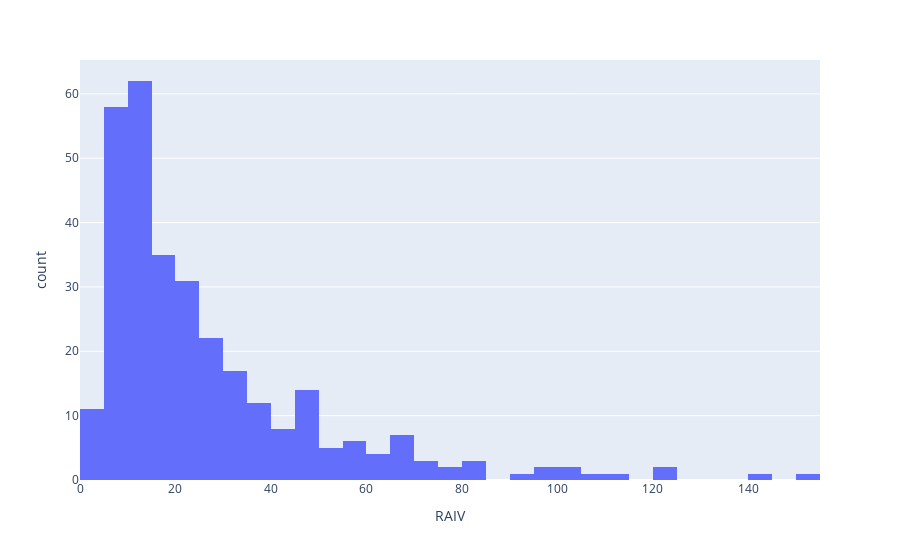

The notebook cell this image was saved under:
### Code cell
# y값 뷸균형 확인하기
import plotly.express as px

fig=px.histogram(y_train, x='RAIV')
fig.show()

### Figure 1 — Plotly figure (JSON) as saved in the notebook; plotly's stock layout.template omitted (floating-point values rounded to 4 significant figures; data arrays with more than 128 entries replaced by an {"elided": "..."} marker saying what was removed)
{"data": [{"alignmentgroup": "True", "bingroup": "x", "hovertemplate": "RAIV=%{x}<br>count=%{y}<extra></extra>", "legendgroup": "", "marker": {"color": "#636efa", "pattern": {"shape": ""}}, "name": "", "offsetgroup": "", "orientation": "v", "showlegend": false, "type": "histogram", "x": {"elided": "311 float values"}, "xaxis": "x", "yaxis": "y"}], "layout": {"barmode": "relative", "legend": {"tracegroupgap": 0}, "margin": {"t": 60}, "xaxis": {"anchor": "y", "domain": [0, 1], "title": {"text": "RAIV"}}, "yaxis": {"anchor": "x", "domain": [0, 1], "title": {"text": "count"}}}}
